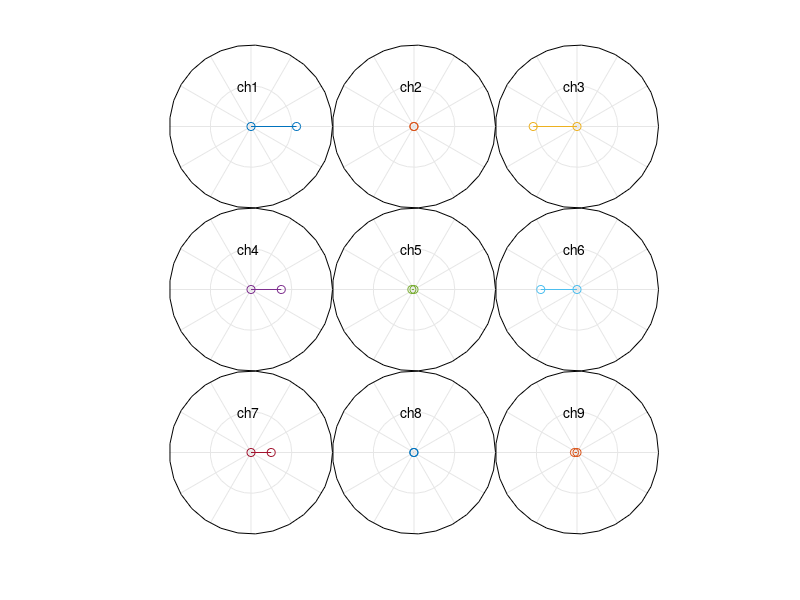

Write MATLAB code to recreate this figure.
function fig = plotComplexModShape(shape, figTitle)
%PLOTMODSHAPE Plot the modale shape 
%   Detailed explanation goes here

printChanels = true;

%%

if nargin < 2
    figTitle = 'test';
end
if nargin < 1 % exemple
    shape = [1.0000, -0.0027, -0.9622, 0.6654, -0.0474, -0.7961, 0.4438, -0.0047, -0.0557];
    %shape = [1.0000, 0, 0, 0, 0, 0, 0, 0, 0];
    shape = shape / sqrt(shape * shape.');
end

%%

if size(shape, 1) > size(shape, 2)
    shape = transpose(shape);
end

if size(shape, 1) ~= 1 || size(shape, 2) ~= 9
    warning('');
    fig = nan;
    return
end


%% affichage

fig = figure('Position', [400 300 450 450], 'Name', figTitle);
ax = axes(fig);
hold(ax, 'on');

circle = exp(1i*linspace(0, 2*pi, 30));
circle2 = 1/2 * exp(1i*linspace(0, 2*pi, 30));
l0 = linspace(-1, 1, 2);
l30 = exp(1i*pi/6) * l0;
l60 = exp(1i*pi/3) * l0;
l90 = exp(1i*pi/2) * l0;
l120 = exp(2i*pi/3) * l0;
l150 = exp(5i*pi/6) * l0;

for k=1:9
    p0 = 2*mod(k-1, 3) + 2*1i*(3-fix((k-1)/3));
    p1 = p0 + shape(k);
    
    grey = 0.9;
    plot(ax, real(p0 + circle2), imag(p0 + circle2), 'color', grey+[0 0 0]);
    plot(ax, real(p0 + l0), imag(p0 + l0), 'color', grey+[0 0 0]);
    plot(ax, real(p0 + l30), imag(p0 + l30), 'color', grey+[0 0 0]);
    plot(ax, real(p0 + l60), imag(p0 + l60), 'color', grey+[0 0 0]);
    plot(ax, real(p0 + l90), imag(p0 + l90), 'color', grey+[0 0 0]);
    plot(ax, real(p0 + l120), imag(p0 + l120), 'color', grey+[0 0 0]);
    plot(ax, real(p0 + l150), imag(p0 + l150), 'color', grey+[0 0 0]);
    plot(ax, real(p0 + circle), imag(p0 + circle), 'black');
    
    plot(ax, real([p0 p1]), imag([p0, p1]), '-o');
    
    if printChanels
        text(ax, real(p0)-0.17, imag(p0)+0.5, ['ch', num2str(k)]);
    end
end

pbaspect(ax, [1 1 1]);
axis off

end
